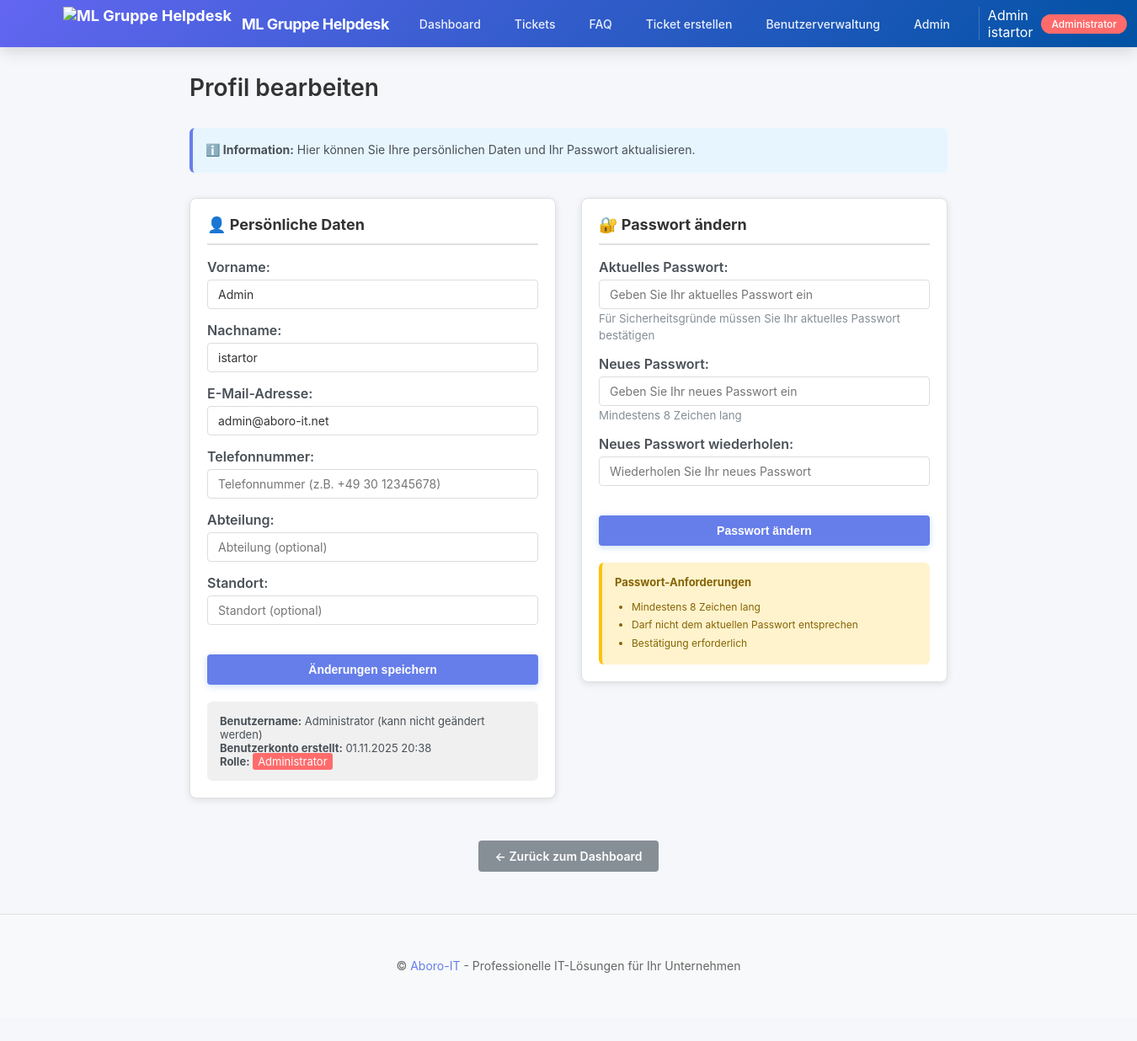
Page /auth/profile/ (signed in) on the committed database.
### apps/accounts/models.py (models this page shows, shortened)
class User(AbstractBaseUser, PermissionsMixin):
    ROLE_CHOICES = [
        ('admin', _('Administrator')),
        ('support_agent', _('Support Agent')),
        ('customer', _('Customer')),
    ]
    SUPPORT_LEVEL_CHOICES = [
        (1, _('Level 1 - Basic Support')),
        (2, _('Level 2 - Technical Support')),
        (3, _('Level 3 - Expert Support')),
        (4, _('Level 4 - Senior Expert / Team Lead')),
    ]
    username = models.CharField(_('username'), max_length=80, unique=True, db_index=True)
    email = models.EmailField(_('email address'), max_length=120, unique=True, db_index=True)
    first_name = models.CharField(_('first name'), max_length=100)
    last_name = models.CharField(_('last name'), max_length=100)
    role = models.CharField(_('role'), max_length=20, choices=ROLE_CHOICES,
                          default='customer', db_index=True)
    support_level = models.IntegerField(_('support level'), choices=SUPPORT_LEVEL_CHOICES,
                                       null=True, blank=True,
                                       help_text=_('Support level for agents (1-3). Only applicable for support_agent role.'))
    microsoft_id = models.CharField(_('Microsoft ID'), max_length=100,
                                   unique=True, null=True, blank=True)
    microsoft_token = models.TextField(_('Microsoft Token'), null=True, blank=True)
    phone = models.CharField(_('phone'), max_length=20, blank=True, null=True)
    department = models.CharField(_('department'), max_length=100, blank=True, null=True)
    location = models.CharField(_('location'), max_length=100, blank=True, null=True)
    street = models.CharField(_('street'), max_length=200, blank=True, null=True)
    postal_code = models.CharField(_('postal code'), max_length=10, blank=True, null=True)
    city = models.CharField(_('city'), max_length=100, blank=True, null=True)
    country = models.CharField(_('country'), max_length=100, blank=True, null=True, default='Deutschland')
    is_active = models.BooleanField(_('active'), default=True, db_index=True)
    is_staff = models.BooleanField(_('staff status'), default=False)
    email_verified = models.BooleanField(_('email verified'), default=False)
    force_password_change = models.BooleanField(_('force password change on next login'),
                                               default=False,
                                               help_text=_('If True, user must change password on next login'))
    last_login = models.DateTimeField(_('last login'), null=True, blank=True)
    last_activity = models.DateTimeField(_('last activity'), null=True, blank=True,
                                        help_text=_('Last time user was active (for online status)'))
    created_at = models.DateTimeField(_('created at'), default=timezone.now, db_index=True)
    updated_at = models.DateTimeField(_('updated at'), auto_now=True)
    objects = UserManager()
    USERNAME_FIELD = 'email'
    REQUIRED_FIELDS = ['username', 'first_name', 'last_name']
    class Meta:
        verbose_name = _('user')
        verbose_name_plural = _('users')
        ordering = ['-created_at']
    @property
    def full_name(self):
        return f"{self.first_name} {self.last_name}"
    def update_activity(self):
        self.last_activity = timezone.now()
        self.save(update_fields=['last_activity'])

### apps/accounts/views.py (the view)
# urls.py: path('profile/', views.profile_edit, name='profile_edit'),
@login_required
def profile_edit(request):
    if request.method == 'POST':
        action = request.POST.get('action')  # 'profile' or 'password'
        if action == 'profile':
            profile_form = ProfileForm(request.POST, instance=request.user)
            password_form = ProfilePasswordChangeForm(request.user)
            if profile_form.is_valid():
                profile_form.save()
                messages.success(request, 'Ihr Profil wurde erfolgreich aktualisiert!')
                return redirect('accounts:profile_edit')
            else:
                for field, errors in profile_form.errors.items():
                    for error in errors:
                        messages.error(request, f'{field}: {error}')
        elif action == 'password':
            profile_form = ProfileForm(instance=request.user)
            password_form = ProfilePasswordChangeForm(request.user, request.POST)
            if password_form.is_valid():
                request.user.set_password(password_form.cleaned_data['new_password'])
                request.user.save()
                update_session_auth_hash(request, request.user)
                messages.success(request, 'Ihr Passwort wurde erfolgreich geändert!')
                return redirect('accounts:profile_edit')
            else:
                for field, errors in password_form.errors.items():
                    for error in errors:
                        messages.error(request, f'{field}: {error}')
    else:
        profile_form = ProfileForm(instance=request.user)
        password_form = ProfilePasswordChangeForm(request.user)
    context = {
        'profile_form': profile_form,
        'password_form': password_form,
        'user': request.user,
    }
    return render(request, 'accounts/profile_edit.html', context)

### templates/accounts/profile_edit.html (shortened to what this page needs)
{% extends 'base.html' %}
{% block content %}
<div style="max-width: 900px; margin: 0 auto;">
    <h1 style="font-size: 28px; font-weight: 600; margin-bottom: 30px;">
        Profil bearbeiten
    </h1>
    <div style="background: #e7f5ff; border-left: 4px solid #667eea; padding: 15px; border-radius: 6px; margin-bottom: 30px;">
        <p style="margin: 0; color: #495057; font-size: 14px;">
            <strong>ℹ️ Information:</strong> Hier können Sie Ihre persönlichen Daten und Ihr Passwort aktualisieren.
        </p>
    </div>
    <div style="display: grid; grid-template-columns: 1fr 1fr; gap: 30px;">
        <div>
            <div class="card">
                <div class="card-header">
                    👤 Persönliche Daten
                </div>
                <form method="post">
                    <div class="form-group">
                        {{ profile_form.first_name.label_tag }}
                        {{ profile_form.first_name }}
                    </div>
                    <div class="form-group">
                        {{ profile_form.last_name.label_tag }}
                        {{ profile_form.last_name }}
                    </div>
                    <div class="form-group">
                        {{ profile_form.email.label_tag }}
                        {{ profile_form.email }}
                    </div>
                    <div class="form-group">
                        {{ profile_form.phone.label_tag }}
                        {{ profile_form.phone }}
                    </div>
                    <div class="form-group">
                        {{ profile_form.department.label_tag }}
                        {{ profile_form.department }}
                    </div>
                    <div class="form-group">
                        {{ profile_form.location.label_tag }}
                        {{ profile_form.location }}
                    </div>
                    <button type="submit" class="btn btn-primary" style="width: 100%; margin-top: 20px;">
                        Änderungen speichern
                    </button>
                </form>
                <div style="background: #f0f0f0; padding: 15px; border-radius: 6px; margin-top: 20px; font-size: 13px; color: #495057;">
                    <strong>Benutzername:</strong> {{ user.username }} (kann nicht geändert werden)<br>
                    <strong>Benutzerkonto erstellt:</strong> {{ user.created_at|date:"d.m.Y H:i" }}<br>
                    <strong>Rolle:</strong>
                    {% if user.role == 'admin' %}
                        <span style="background: #ff6b6b; color: white; padding: 2px 6px; border-radius: 3px;">Administrator</span>
                    {% elif user.role == 'support_agent' %}
                        <span style="background: #667eea; color: white; padding: 2px 6px; border-radius: 3px;">Support Agent</span>
                    {% else %}
                        <span style="background: #51cf66; color: white; padding: 2px 6px; border-radius: 3px;">Kunde</span>
                    {% endif %}
                </div>
            </div>
        </div>
        <div>
            <div class="card">
                <div class="card-header">
                    🔐 Passwort ändern
                </div>
                <form method="post">
                    <div class="form-group">
                        {{ password_form.current_password.label_tag }}
                        {{ password_form.current_password }}
                        <small style="color: #868e96;">{{ password_form.current_password.help_text }}</small>
                    </div>
                    <div class="form-group">
                        {{ password_form.new_password.label_tag }}
                        {{ password_form.new_password }}
                        <small style="color: #868e96;">{{ password_form.new_password.help_text }}</small>
                    </div>
                    <div class="form-group">
                        {{ password_form.new_password_confirm.label_tag }}
                        {{ password_form.new_password_confirm }}
                    </div>
                    <button type="submit" class="btn btn-primary" style="width: 100%; margin-top: 20px;">
                        Passwort ändern
                    </button>
                </form>
                <div style="background: #fff3cd; border-left: 4px solid #ffc107; padding: 15px; border-radius: 6px; margin-top: 20px;">
                    <h4 style="margin-top: 0; margin-bottom: 10px; font-size: 13px; color: #856404;">
                        Passwort-Anforderungen
                    </h4>
                    <ul style="margin: 0; padding-left: 20px; color: #856404; font-size: 12px; line-height: 1.8;">
                        <li>Mindestens 8 Zeichen lang</li>
                        <li>Darf nicht dem aktuellen Passwort entsprechen</li>
                        <li>Bestätigung erforderlich</li>
                    </ul>
                </div>
            </div>
        </div>
    </div>
    <div style="margin-top: 30px; text-align: center;">
        <a href="{% url 'main:dashboard' %}" class="btn btn-secondary">← Zurück zum Dashboard</a>
    </div>
</div>
{% endblock %}

### templates/base.html (shortened to what this page needs)
{% load static %}<!DOCTYPE html>
<html lang="de">
<head>
    <link rel="stylesheet" href="{% static 'css/theme.css' %}">
</head>
<body>
    <nav class="navbar">
        <div class="navbar-container">
            <div class="navbar-brand">
                {% if admin_logo_url %}
                <img src="{{ admin_logo_url }}" alt="{{ app_name }}" class="navbar-brand-logo">
                {% elif logo_url %}
                <img src="{{ logo_url }}" alt="{{ app_name }}" class="navbar-brand-logo">
                {% endif %}
                <span class="navbar-brand-text">{{ app_name }}</span>
            </div>
            <div class="navbar-menu">
                {% if user.is_authenticated %}
                <a href="{% url 'main:dashboard' %}">Dashboard</a>
                <a href="{% url 'tickets:list' %}">Tickets</a>
                <a href="{% url 'knowledge:list' %}">FAQ</a>
                {% if user.role == 'admin' %}
                <a href="{% url 'tickets:create' %}">Ticket erstellen</a>
                <a href="{% url 'accounts:user_list' %}">Benutzerverwaltung</a>
                <a href="/admin/">Admin</a>
                {% elif user.role == 'support_agent' and user.support_level == 4 %}
                <a href="{% url 'accounts:user_list' %}">Benutzer/Kundenverwaltung</a>
                {% elif user.role == 'support_agent' %}
                <a href="{% url 'accounts:user_list' %}">Kundenverwaltung</a>
                {% endif %}
                {% else %}
                <a href="{% url 'accounts:login' %}">Login</a>
                <a href="{% url 'accounts:register' %}">Registrieren</a>
                {% endif %}
                {% if user.is_authenticated %}
                <div class="user-info">
                    <span>{{ user.full_name }}</span>
                    <span class="role-badge {{ user.role }}">
                        {% if user.role == 'admin' %}Administrator{% endif %}
                    </span>
                    <form method="post" action="{% url 'accounts:logout' %}" style="display: flex; align-items: center; height: 100%; margin: 0;">
                        <button type="submit" style="background: none; border: none; color: white; cursor: pointer; padding: 8px 12px; border-radius: 5px; transition: background 0.3s; font-size: 14px; display: flex; align-items: center; height: 100%;">Logout</button>
                    </form>
                </div>
                {% endif %}
            </div>
        </div>
    </nav>
    <div class="container">
        {% block content %}{% endblock %}
    </div>
    <footer style="margin-top: 50px; padding: 20px 0; border-top: 1px solid #dee2e6; background: #f8f9fa; text-align: center; color: #868e96; font-size: 14px;">
        <div class="container">
            <p style="margin: 0;">
                © {{ "now"|date:"Y" }} <a href="https://aboro-it.net" target="_blank" style="color: #667eea; text-decoration: none;">Aboro-IT</a>
                - Professionelle IT-Lösungen für Ihr Unternehmen
            </p>
        </div>
    </footer>
</body>
</html>

### rows in the picture
User: full_name "Admin istartor", first_name "Admin", last_name "istartor", email "admin@aboro-it.net", username "Administrator", created_at "01.11.2025 20:38"

### other values in the picture
{{ app_name }} "ML Gruppe Helpdesk"
{{ profile_form.first_name.label_tag }} "Vorname:"
{{ profile_form.last_name.label_tag }} "Nachname:"
{{ profile_form.email.label_tag }} "E-Mail-Adresse:"
{{ profile_form.phone.label_tag }} "Telefonnummer:"
{{ profile_form.department.label_tag }} "Abteilung:"
{{ profile_form.location.label_tag }} "Standort:"
{{ password_form.current_password.label_tag }} "Aktuelles Passwort:"
{{ password_form.current_password.help_text }} "Für Sicherheitsgründe müssen Sie Ihr aktuelles Passwort bestätigen"
{{ password_form.new_password.label_tag }} "Neues Passwort:"
{{ password_form.new_password.help_text }} "Mindestens 8 Zeichen lang"
{{ password_form.new_password_confirm.label_tag }} "Neues Passwort wiederholen:"
